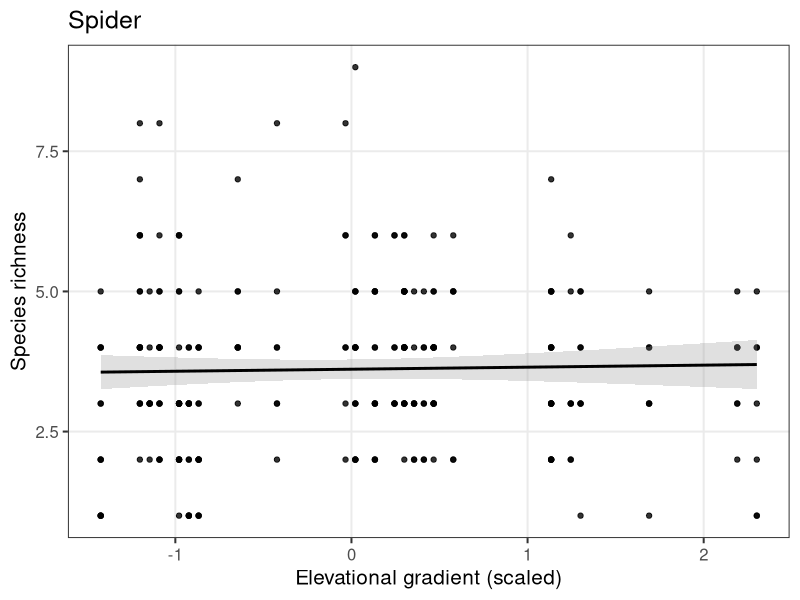

The R script that drew this image:
# Number of species for each row # 
library(readxl)
library(writexl)
df <- read_excel("Beskydy_2007_2008_traits_final.xlsx", sheet = "spiders_compo_names")
df$species_richness <- rowSums(df[, -1] > 0)
write_xlsx(df[, c("ID", "species_richness")], "species_richness.xlsx")

library(vegan)
library(dplyr)
library(tidyr)
library(ggplot2)
library(readxl)

# 1.
df <- read_excel("Beskydy_2007_2008_traits_final.xlsx", sheet = "chilo_diplo_iso_FD")
compo_names <- read_excel("Beskydy_2007_2008_traits_final.xlsx", sheet = "chilo_diplo_iso_compo_names")

# 2. Initial
metadata <- df
metadata$ID <- 1:nrow(metadata)
metadata_matched <- metadata[metadata$ID %in% compo_names$ID, ]

# 3. Prepare raw community matrix
comm_matrix <- as.matrix(compo_names[, -1])
rownames(comm_matrix) <- compo_names$ID

# 4. AGGREGATE DATA
# Combine metadata and species, then sum species counts per locality
df_combined <- bind_cols(metadata_matched, as.data.frame(comm_matrix))

df_agg <- df_combined %>%
  # Extract the 4th and 5th characters from the "DD.MM." string to get the Month
  mutate(Month = as.factor(substr(Date, 4, 5))) %>% 
  drop_na(Locality, Month, Year, Trees, Altitude) %>%
  group_by(Locality, Month, Year, Trees, Altitude) %>%
  summarise(across(all_of(colnames(comm_matrix)), sum), .groups = "drop") %>%
  mutate(
    Altitude_scaled = scale(Altitude),
    Trees = as.factor(Trees),
    Locality = as.factor(Locality),
    Year = as.factor(Year))

# 5. Prepare aggregated community matrix and convert to presence/absence
comm_agg <- as.matrix(df_agg %>% 
                        select(-Locality, -Trees, -Altitude, -Altitude_scaled, -Month, -Year))
rownames(comm_agg) <- paste(df_agg$Locality, df_agg$Month, df_agg$Year, sep = "_")
comm_pa_agg <- ifelse(comm_agg > 0, 1, 0)

# 6. Calculate independent beta-diversity components
dist_jaccard <- designdist(comm_pa_agg, method = "1 - (J / (A + B - J))", terms = "binary")
dist_simpson <- designdist(comm_pa_agg, method = "1 - (J / pmin(A, B))", terms = "binary")
dist_richness <- designdist(comm_pa_agg, method = "1 - (pmin(A, B) / pmax(A, B))", terms = "binary")

# Square-root transform them for PERMDISP/PERMANOVA
dist_jaccard_sqrt  <- sqrt(dist_jaccard)
dist_simpson_sqrt  <- sqrt(dist_simpson)
dist_richness_sqrt <- sqrt(dist_richness)

# 7. PERMDISP: testing variance
disp_jaccard <- betadisper(dist_jaccard_sqrt, df_agg$Trees)
disp_simpson <- betadisper(dist_simpson_sqrt, df_agg$Trees)

print("--- PERMDISP Results ---")
print(permutest(disp_jaccard, permutations = 999))
print(permutest(disp_simpson, permutations = 999))

# 8. PERMANOVA
# Overall compositional dissimilarity (Total beta-diversity)
perm_jaccard <- adonis2(dist_jaccard_sqrt ~ Trees + Altitude_scaled + Year + Month, 
                        data = df_agg, 
                        permutations = 999,
                        by = "margin",
                        strata = df_agg$Locality)

# Species turnover (Simpson index)
perm_simpson <- adonis2(dist_simpson_sqrt ~ Trees + Altitude_scaled + Year + Month, 
                        data = df_agg, 
                        permutations = 999,
                        by = "margin",
                        strata = df_agg$Locality)
# Species richness uniformity
perm_richness <- adonis2(dist_richness_sqrt ~ Trees + Altitude_scaled + Year + Month, 
                         data = df_agg, 
                         permutations = 999,
                         by = "margin",
                         strata = df_agg$Locality)

print("--- PERMANOVA of Elevational gradient, Trees, and Time ---")
print(perm_jaccard)
print(perm_simpson)
print(perm_richness)

cor.test(df_agg$Altitude, rowSums(comm_pa_agg))

# 1. Add species richness (number of species) directly into aggregated dataframe
df_agg$Richness <- rowSums(comm_pa_agg)
# 2. Create the linear regression plot
plot_richness <- ggplot(df_agg, aes(x = Altitude_scaled, y = Richness)) +
  geom_point(size = 1.5, alpha = 0.8) +
  geom_smooth(method = "lm", color = "black", fill = "grey60", alpha = 0.3) +
  theme_bw(base_size = 15) +
  theme(panel.grid.minor = element_blank(),
        legend.position = "right") +
  labs(title = "Spider",
       x = "Elevational gradient (scaled)",
       y = "Species richness")
print(plot_richness)
